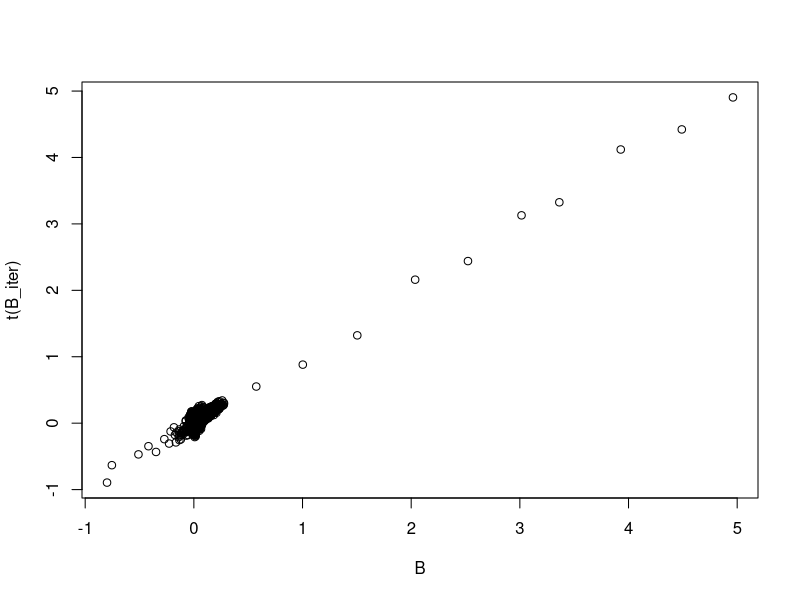
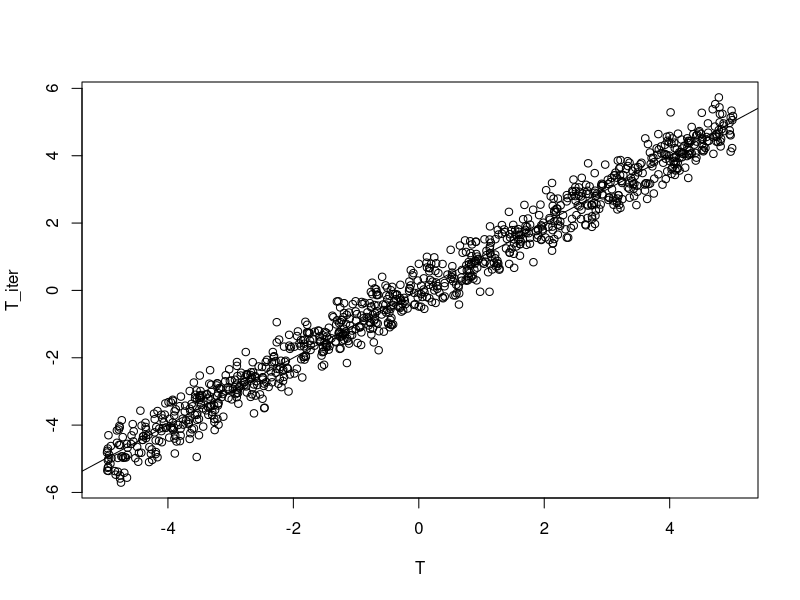
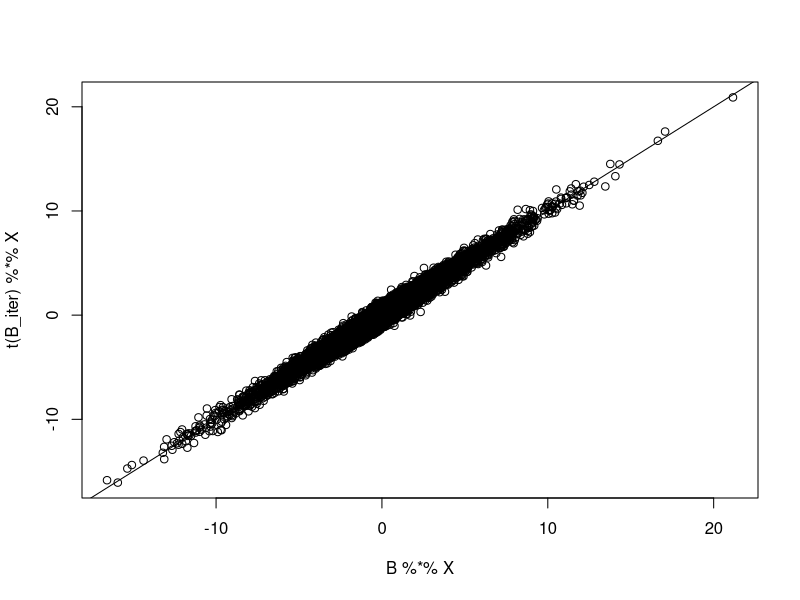
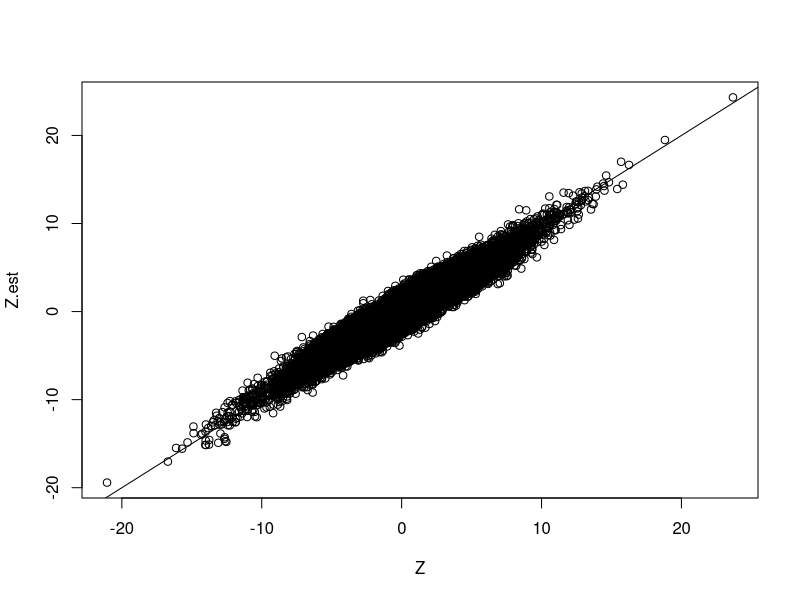

These charts were generated, in order, by the following R code:
# Used library
library(mvtnorm)
library(expm)
library(MASS)
library(tidyverse)
set.seed(120733)
# set.seed(19911130)


## ANN function
rrr <- function(X,Y,lambda,gamma = 2){
  rrresult <- list()
  
  #1 estimate C using LS estimator (generalized inverse is used)
  Clhat <- ginv(t(X)%*%X)%*%t(X)%*% Y
  
  #2 eigendecomposite of CLhar
  Uhat <- svd(X%*%Clhat)$u
  vhat <- svd(X%*%Clhat)$v
  D <- diag(svd(X%*%Clhat)$d)
  
  #3. weight for soft-thredshold and rank
  weight <-  (svd(X%*%Clhat)$d)^(-gamma)
  rrresult$r <-  sum(svd(X%*%Clhat)$d > lambda^(1/(gamma+1)))
  
  #4. soft-thredsholding
  diagvalue <-  svd(X%*%Clhat)$d -lambda*weight
  th <- ifelse(diagvalue < 0, 0, diagvalue)
  SDhat <-  diag(th)
  
  rrresult$thd <- diagvalue
  
  #5. low rank solution C
  rrresult$CShat <-  Clhat %*% vhat %*% ginv(D) %*% SDhat %*% t(vhat)
  
  return(rrresult)
}

# function to generate a random orthonormal matrix
rortho <- function(x){
  return(qr.Q(qr(array(runif(x), dim = c(x,x)))))
}

# simulation settings
# sample size n (n person's data have been taken)
n <- 1000

# number of metabolites
m <- 100

# number of taxa
k <- 40

# rank of matrix B
r <- 10

# Generate X from Multivariate Normal Distribution (Original method)
# rho <- 0.4
# Sigma <- diag(1, n)
# for (i in 1:(n-1)){
#   for (j in (i+1):n){
#     Sigma[i, j] <- Sigma[j, i] <- rho^abs(i-j)
#   }
# }
# Sigma.eigen <- eigen(Sigma)
# X.raw <- matrix(rnorm(m*n), nrow = m, ncol = n)
# X <-as.matrix(rbind(rep(1, n), X.raw %*% diag(sqrt(pmax(Sigma.eigen$values, 0))) %*%
#                      t(Sigma.eigen$vectors)))
# X <-X.raw %*% diag(sqrt(pmax(Sigma.eigen$values, 0))) %*%
#                       t(Sigma.eigen$vectors)

# Generate X from Multivariate Noromal with identity variance and covariance matrix
# Method 1:
# X <- matrix(rnorm(m*n), nrow = m, ncol = n)
# X <-as.matrix(rbind(rep(1, n), X))
X <- matrix(c(rep(1, n), rnorm(m*n)), nrow = m+1, ncol = n, byrow = TRUE)

# Each entry is iid distributed from N(0, 1), center it afterwards
# Method 2: (don't know why it does not work!)
# X.raw <- matrix(rnorm(m*n), nrow = m, ncol = n)
# X.mean <- matrix(rep(rowMeans(X.raw), each = n), ncol = n, byrow = T)
# X <- X.raw - X.mean


# Method 3: covariance structure & centered
# X cannot be centered since it has to be a invertible matrix 
# rho <- 0.4
# Sigma <- diag(1, n)
# for (i in 1:(n-1)){
#   for (j in (i+1):n){
#     Sigma[i, j] <- Sigma[j, i] <- rho^abs(i-j)
#   }
# }
# Sigma.eigen <- eigen(Sigma)
# X.raw <- matrix(rnorm(m*n), nrow = m, ncol = n)
# # X <-as.matrix(rbind(rep(1, n), X.raw %*% diag(sqrt(pmax(Sigma.eigen$values, 0))) %*%
# #                      t(Sigma.eigen$vectors)))
# X.raw <-X.raw %*% diag(sqrt(pmax(Sigma.eigen$values, 0))) %*%
#                       t(Sigma.eigen$vectors)
# X.mean <-  matrix(rep(rowMeans(X.raw), each = n), ncol = n, byrow = T)
# X <- X.raw - X.mean


# Method 4: randomize the variance and covaraince matrix
# Sigma <- diag(runif(n), n)
# for (i in 1:(n-1)){
#   for (j in (i+1):n){
#     Sigma[i, j] <- Sigma[j, i] <- runif(1)
#   }
# }
# Sigma.eigen <- eigen(Sigma)
# X.raw <- matrix(rnorm(m*n), nrow = m, ncol = n)
# X <- X.raw %*% diag(sqrt(pmax(Sigma.eigen$values, 0))) %*%
#                       t(Sigma.eigen$vectors)

# Method 5: randomize the variance and covariance matrix, then centered
# Sigma <- diag(runif(n), n)
# for (i in 1:(n-1)){
#   for (j in (i+1):n){
#     Sigma[i, j] <- Sigma[j, i] <- runif(1)
#   }
# }
# Sigma.eigen <- eigen(Sigma)
# X.raw <- matrix(rnorm(m*n), nrow = m, ncol = n)
# X.raw <- X.raw %*% diag(sqrt(pmax(Sigma.eigen$values, 0))) %*%
#                       t(Sigma.eigen$vectors)
# X.mean <-  matrix(rep(rowMeans(X.raw), each = n), ncol = n, byrow = T)
# X <- X.raw - X.mean


# Method 6: Centered use the grand mean
# rho <- 0.4
# Sigma <- diag(1, n)
# for (i in 1:(n-1)){
#   for (j in (i+1):n){
#     Sigma[i, j] <- Sigma[j, i] <- rho^abs(i-j)
#   }
# }
# Sigma.eigen <- eigen(Sigma)
# X.raw <- matrix(rnorm(m*n), nrow = m, ncol = n)
# X.raw <-X.raw %*% diag(sqrt(pmax(Sigma.eigen$values, 0))) %*%
#                       t(Sigma.eigen$vectors)
# grand.mean <- mean(X.raw)
# X.mean <-  matrix(grand.mean, ncol = n, nrow = m)
# X <- X.raw - X.mean


# Generate low-rank matrix B
sing.vals <- 5*((r:1)/r + 1/r)
B <- rortho(k)[,1:r] %*% diag(sing.vals) %*% rortho(m+1)[1:r,]

# Generate T vector from Unif(0, 10)
T <- matrix(runif(n, min = 0, max = 10), nrow = 1)
T <- T - mean(T)

# Generate random error
E <- matrix(rnorm(k*n), nrow = k, ncol = n)

# Calculate our new Z = XB + 1T + E
Z <- B %*% X + matrix(rep(1, k), ncol = 1) %*% T + E

# convergence criterion
vareps <- 10^(-3)

# range of lambda
lambda.seq <- exp(seq(8, 8, 1))
rank.est <- rep(0, length(lambda.seq))
converge.iter <- rep(0, length(lambda.seq))
num_obj <- rep(0, length(lambda.seq))

for (i in 1: length(lambda.seq)) {
  # initial estimated B
  
  qrX <- qr(t(X), tol = 10^-7)
  
  # Center the true B
  # B_mean <- matrix(rep(rowMeans(t(B)), each = k), ncol = k, byrow = T)
  # B_iter <- t(B) - B_mean
  
  # randomly generalized starting matrix of B
  B_iter <- qr.coef(qrX, t(Z))
  # B_iter <- B_iter + matrix(rnorm(k * m), ncol = k)
  # B_iter_mean <- matrix(rep(rowMeans(B_iter), each = k), ncol = k, byrow = T)
  # B_iter <- B_iter - B_iter_mean
  
  # initial estimated T
  T_iter <- matrix(rowMeans(t(Z) - t(X) %*% B_iter), nrow = 1)
  
  disT <- 1
  disB <- 1
  disXB <- 1
  iter.count <- 1
  
  while ((((disB > vareps) || (disT > vareps))  && ((disXB > vareps) || (disT > vareps))) && (iter.count < 3000)) {
    Z_iter <- t(Z) - t(T_iter) %*% t(matrix(rep(1, k), ncol = 1))
    B_iter_next <- rrr(t(X), Z_iter, lambda = lambda.seq[i])$CShat
    B_iter_next_rank <- rrr(t(X), Z_iter, lambda = lambda.seq[i])$r
    
    # B_iter_next <- t(B)
    T_iter_next <- matrix(rowMeans(t(Z) - t(X) %*% B_iter_next), nrow = 1)
    # T_iter_next <- T
    iter_weight <- sort(rrr(t(X), Z_iter, lambda = lambda.seq[i])$weight)
    disT <- sum((T_iter - T_iter_next)^2)
    disB <- sum((B_iter - B_iter_next)^2)
    disXB <- sum((t(B_iter) %*% X - t(B_iter_next) %*% X)^2)
    

    B_iter <- B_iter_next
    T_iter <- T_iter_next
    iter.count <- iter.count + 1
    # print(iter.count)
  }
  Z.est <-  t(B_iter) %*% X + matrix(rep(1, k), ncol = 1) %*% T_iter
  rank.est[i] <- B_iter_next_rank
  converge.iter[i] <- iter.count
  num_obj[i] <- 1/2 * sum((t(Z) - t(X) %*% B_iter - t(T_iter) %*% matrix(rep(1, k), nrow = 1))^2) + 
    lambda.seq[i] * sum(iter_weight*svd(t(X) %*% B_iter)$d)
  
  # save image for B matrix
  png(paste0("plot-B-cT2.png"))
  plot(B, t(B_iter))
  dev.off()
  
  # save image for T matrix
  png(paste0("plot-T-cT2.png"))
  plot(T, T_iter)
  abline(a = 0, b = 1)
  dev.off()
  
  # save image for XB matrix
  png(paste0("plot-XB-cT2.png"))
  plot(B %*% X, t(B_iter) %*% X)
  abline(a = 0, b = 1)
  dev.off()
  
  # save image for Z matrix
  png(paste0("plot-Z-cT2.png"))
  plot(Z, Z.est)
  abline(a = 0, b = 1)
  dev.off()
}

#plot(B%*%X, t(B_iter) %*% X)
